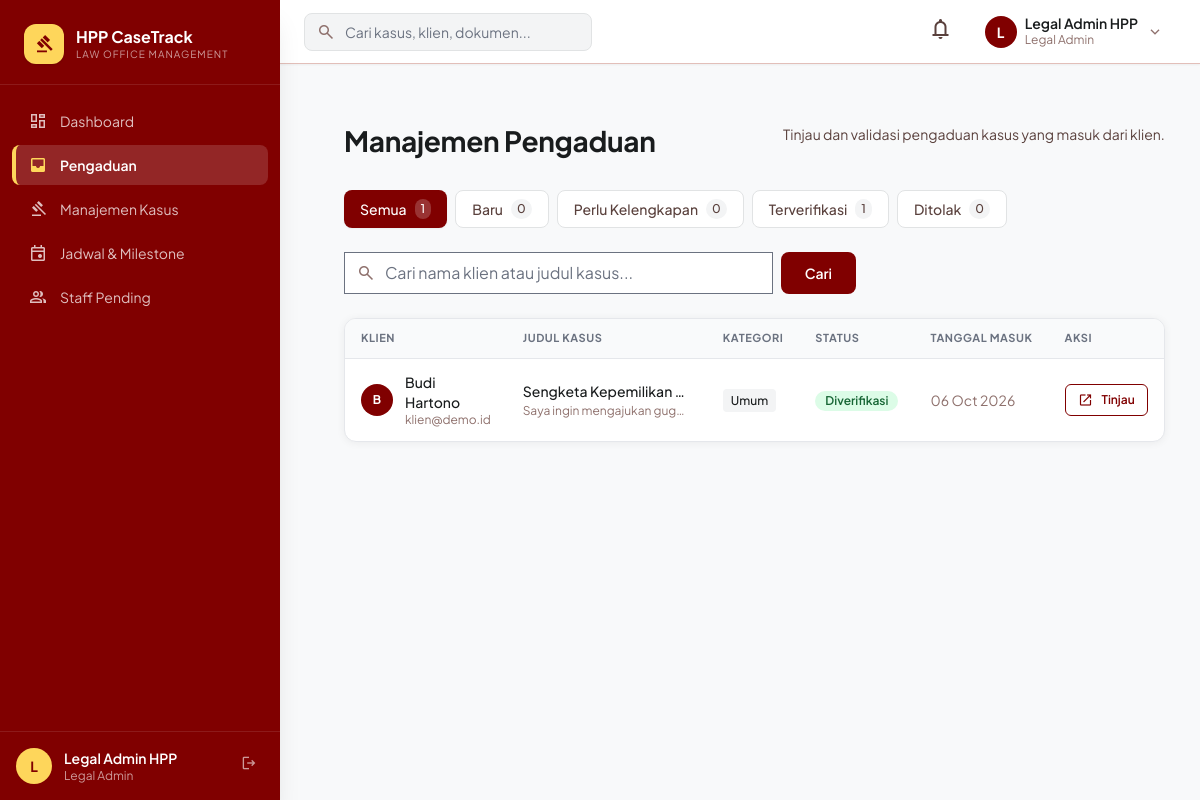
The app's page /legal-admin/complaints.php (signed in) with its own data.
### tables this page shows
CREATE TABLE IF NOT EXISTS complaints (
    id             INT AUTO_INCREMENT PRIMARY KEY,
    client_id      INT NOT NULL,
    category       VARCHAR(100),
    title          VARCHAR(255) NOT NULL,
    description    TEXT NOT NULL,
    attachment_path VARCHAR(255),
    status         ENUM('new','pending_completion','verified','rejected','revision_requested') DEFAULT 'new',
    admin_notes    TEXT,
    reviewed_by    INT,
    reviewed_at    DATETIME,
    created_at     DATETIME DEFAULT CURRENT_TIMESTAMP,
    updated_at     DATETIME DEFAULT CURRENT_TIMESTAMP ON UPDATE CURRENT_TIMESTAMP,
    FOREIGN KEY (client_id)   REFERENCES users(id) ON DELETE CASCADE,
    FOREIGN KEY (reviewed_by) REFERENCES users(id) ON DELETE SET NULL
);

CREATE TABLE IF NOT EXISTS users (
    id             INT AUTO_INCREMENT PRIMARY KEY,
    username       VARCHAR(100) UNIQUE,
    email          VARCHAR(150) UNIQUE NOT NULL,
    password       VARCHAR(255) NOT NULL,
    role           ENUM('client','legal_admin','ceo','pengacara_pj','lawyer','finance','head_finance','admin') NOT NULL DEFAULT 'client',
    name           VARCHAR(150) NOT NULL,
    phone          VARCHAR(20),
    address        TEXT,
    photo          VARCHAR(255),
    is_active      TINYINT(1) DEFAULT 1,
    otp_code       VARCHAR(10),
    otp_expires_at DATETIME,
    email_verified_at DATETIME,
    created_at     DATETIME DEFAULT CURRENT_TIMESTAMP,
    updated_at     DATETIME DEFAULT CURRENT_TIMESTAMP ON UPDATE CURRENT_TIMESTAMP
);

### legal-admin/complaints.php (the view, shortened to what this page needs)
<?php
require_once __DIR__ . '/../includes/functions.php';
$db = getDB();
$filter = sanitize($_GET['filter'] ?? '');
$search = sanitize($_GET['search'] ?? '');
$where = 'WHERE 1=1';
$params = [];
$complaints = $db->prepare("SELECT c.*, u.name AS client_name, u.email AS client_email, u.phone AS client_phone FROM complaints c JOIN users u ON c.client_id=u.id $where ORDER BY FIELD(c.status,'new','pending_completion','verified','rejected'), c.created_at DESC");
$complaints->execute($params);
$allComplaints = $complaints->fetchAll();
$counts = $db->query("SELECT status, COUNT(*) AS cnt FROM complaints GROUP BY status")->fetchAll(PDO::FETCH_KEY_PAIR);
include __DIR__ . '/../includes/header.php';
?>
<div id="app-wrapper">
<?php include __DIR__ . '/../includes/sidebar.php'; ?>
<div id="page-content">
<div class="p-6 md:p-8 max-w-7xl mx-auto">
  <div class="page-header">
    <h1>Manajemen Pengaduan</h1>
    <p>Tinjau dan validasi pengaduan kasus yang masuk dari klien.</p>
  </div>
  <div class="flex gap-2 flex-wrap mb-6">
    <?php
    $tabs = [
      '' => ['Semua', array_sum($counts)],
      'new' => ['Baru', $counts['new'] ?? 0],
      'pending_completion' => ['Perlu Kelengkapan', $counts['pending_completion'] ?? 0],
      'verified' => ['Terverifikasi', $counts['verified'] ?? 0],
      'rejected' => ['Ditolak', $counts['rejected'] ?? 0],
    ];
    foreach ($tabs as $val => [$label, $count]):
    $active = $filter === $val;
    ?>
    <a href="?filter=<?= $val ?>" class="flex items-center gap-2 px-4 py-2 rounded-lg text-sm font-medium transition-all
      <?= $active ? 'bg-[#800000] text-white shadow-sm' : 'bg-white text-[#5a413d] border border-[#e1e3e4] hover:border-[#800000] hover:text-[#800000]' ?>">
      <?= $label ?>
      <span class="text-xs px-1.5 py-0.5 rounded-full <?= $active ? 'bg-white/20 text-white' : 'bg-[#f3f4f5] text-[#5a413d]' ?>"><?= $count ?></span>
    </a>
    <?php endforeach; ?>
  </div>
  <div class="flex gap-3 mb-6">
    <form method="GET" class="flex gap-2 flex-1 max-w-lg">
      <div class="relative flex-1">
        <span class="material-symbols-outlined absolute left-3 top-1/2 -translate-y-1/2 text-[#8e706c] text-[20px]">search</span>
        <input type="text" name="search" placeholder="Cari nama klien atau judul kasus..."
          value="<?= $search ?>"
          class="form-input pl-10"/>
      </div>
      <button type="submit" class="btn-primary">Cari</button>
    </form>
  </div>
  <div class="card overflow-hidden">
    <div class="overflow-x-auto">
      <table class="data-table">
        <thead><tr>
          <th>Klien</th>
          <th>Judul Kasus</th>
          <th>Kategori</th>
          <th>Status</th>
          <th>Tanggal Masuk</th>
          <th class="text-center">Aksi</th>
        </tr></thead>
        <tbody>
          <?php foreach ($allComplaints as $c): ?>
          <tr>
            <td>
              <div class="flex items-center gap-3">
                <div class="w-8 h-8 rounded-full bg-[#800000] flex items-center justify-center text-white text-xs font-bold shrink-0">
                  <?= strtoupper(substr($c['client_name'], 0, 1)) ?>
                </div>
                <div>
                  <div class="font-medium text-sm"><?= sanitize($c['client_name']) ?></div>
                  <div class="text-xs text-[#8e706c]"><?= sanitize($c['client_email']) ?></div>
                </div>
              </div>
            </td>
            <td class="max-w-[200px]">
              <p class="truncate font-medium text-sm"><?= sanitize($c['title']) ?></p>
              <p class="text-xs text-[#8e706c] mt-0.5 truncate"><?= sanitize(substr($c['description'], 0, 80)) ?>...</p>
            </td>
            <td><span class="text-xs bg-[#f3f4f5] px-2 py-1 rounded font-medium"><?= sanitize($c['case_category'] ?? 'Umum') ?></span></td>
            <td><?= statusBadge($c['status']) ?></td>
            <td class="text-xs text-[#8e706c] whitespace-nowrap"><?= formatDate($c['created_at'], 'd M Y') ?></td>
            <td class="text-center">
              <a href="/legal-admin/complaint-detail.php?id=<?= $c['id'] ?>"
                class="btn-outline btn-sm">
                <span class="material-symbols-outlined text-[16px]">open_in_new</span>
                Tinjau
              </a>
            </td>
          </tr>
          <?php endforeach; ?>
        </tbody>
      </table>
    </div>
  </div>
</div>
</div>
</div>
<?php include __DIR__ . '/../includes/footer.php'; ?>

### includes/functions.php (shortened to what this page needs)
<?php
function formatDate($dateStr, $format = 'd M Y') {
    return date($format, strtotime($dateStr));
}
function statusBadge($status) {
    $map = [
        'new'                  => ['Baru', 'bg-blue-100 text-blue-800'],
        'pending_completion'   => ['Menunggu Kelengkapan', 'bg-yellow-100 text-yellow-800'],
        'verified'             => ['Diverifikasi', 'bg-green-100 text-green-800'],
        'rejected'             => ['Ditolak', 'bg-red-100 text-red-800'],
        'active'               => ['Aktif', 'bg-green-100 text-green-800'],
        'on_hold'              => ['Ditangguhkan', 'bg-yellow-100 text-yellow-800'],
        'closed'               => ['Selesai', 'bg-gray-100 text-gray-800'],
        'won'                  => ['Menang', 'bg-emerald-100 text-emerald-800'],
        'lost'                 => ['Kalah', 'bg-red-100 text-red-800'],
        'unpaid'               => ['Belum Bayar', 'bg-red-100 text-red-800'],
        'pending_verification' => ['Menunggu Verifikasi', 'bg-yellow-100 text-yellow-800'],
        'paid'                 => ['Lunas', 'bg-green-100 text-green-800'],
        'overdue'              => ['Jatuh Tempo', 'bg-red-100 text-red-800'],
        'pending'              => ['Menunggu', 'bg-yellow-100 text-yellow-800'],
        'approved'             => ['Disetujui', 'bg-green-100 text-green-800'],
        'draft'                => ['Draft', 'bg-gray-100 text-gray-800'],
        'pending_ceo'          => ['Menunggu CEO', 'bg-purple-100 text-purple-800'],
    ];
    $s = $map[$status] ?? [$status, 'bg-gray-100 text-gray-800'];
    return '<span class="inline-flex items-center px-2.5 py-0.5 rounded-full text-xs font-semibold ' . $s[1] . '">' . $s[0] . '</span>';
}
function sanitize($input) {
    return htmlspecialchars(strip_tags(trim($input)), ENT_QUOTES, 'UTF-8');
}

### assets/css/app.css (style rules this page uses)
#app-wrapper { display: flex; min-height: 100vh; }
#page-content { margin-left: 280px; padding-top: 64px; flex: 1; min-height: 100vh; background: #f8f9fa; }
.card { background: #fff; border-radius: 12px; border: 1px solid #e2bfb9; box-shadow: 0 4px 20px rgba(0,0,0,0.05); }
.btn-primary { background: #800000; color: #fff; padding: 10px 24px; border-radius: 8px; font-weight: 600; font-size: 14px; transition: all 0.15s; border: none; cursor: pointer; display: inline-flex; align-items: center; gap: 8px; }
.btn-outline { background: transparent; color: #800000; padding: 10px 24px; border-radius: 8px; font-weight: 600; font-size: 14px; border: 1.5px solid #800000; transition: all 0.15s; cursor: pointer; display: inline-flex; align-items: center; gap: 8px; }
.btn-sm { padding: 6px 16px; font-size: 12px; border-radius: 6px; }
.form-input { width: 100%; padding: 10px 14px; border-radius: 8px; border: 1.5px solid #ced4da; background: #fff; font-size: 14px; transition: all 0.15s; outline: none; }
.data-table { width: 100%; border-collapse: collapse; }
.data-table thead tr { background: #f3f4f5; }
.data-table thead th { padding: 12px 16px; font-size: 11px; font-weight: 700; text-transform: uppercase; letter-spacing: 0.05em; color: #5a413d; border-bottom: 2px solid #e2bfb9; text-align: left; }
.data-table tbody tr { border-bottom: 1px solid #edeeef; transition: background 0.1s; }
.data-table tbody td { padding: 14px 16px; font-size: 14px; }
.page-header { margin-bottom: 32px; }
.page-header h1 { font-size: 28px; font-weight: 700; color: #191c1d; letter-spacing: -0.01em; }
.page-header p { font-size: 14px; color: #5a413d; margin-top: 4px; }
.material-symbols-outlined { font-family: 'Material Symbols Outlined'; font-weight: normal; font-style: normal; font-size: 24px; line-height: 1; display: inline-block; white-space: nowrap; direction: ltr; -webkit-font-smoothing: antialiased; }
#page-content { padding: 88px 32px 40px; }
.page-header { display:flex; align-items:flex-start; justify-content:space-between; gap:16px; margin-bottom:28px; flex-wrap:wrap; }
.card { background:#fff; border-radius:12px; border:1px solid #e5e7eb; box-shadow:0 1px 8px rgba(0,0,0,0.06); margin-bottom:0; }
.btn-primary { background:#800000; color:#fff; }
.btn-outline { background:transparent; color:#800000; border:1.5px solid #800000; }
.btn-sm { padding:6px 12px; font-size:12px; border-radius:6px; }
.data-table { width:100%; border-collapse:collapse; }
.data-table thead tr { background:#f9fafb; }
.data-table thead th { padding:11px 16px; font-size:11px; font-weight:700; text-transform:uppercase; letter-spacing:0.05em; color:#6b7280; border-bottom:1px solid #e5e7eb; text-align:left; white-space:nowrap; }
.data-table tbody tr { border-bottom:1px solid #f0f0f0; transition:background 0.1s; }
.data-table tbody tr:last-child { border-bottom:none; }
.data-table tbody td { padding:13px 16px; font-size:14px; }
.text-sm { font-size:12px; }
.text-center { text-align:center; }

### records on screen
complaints: client.name "B", client.name "Budi Hartono", client.email "klien@demo.id", title "Sengketa Kepemilikan…", description "Saya ingin mengajukan gug…", case_category "Umum", status "Diverifikasi", created_at "06 Oct 2026"

### other values on screen
substr($user['name'], 0, 1) "L"
$user['name'] "Legal Admin HPP"
$roleNames[$user['role']] "Legal Admin"
$item['label'] "Dashboard"
$item['label'] "Pengaduan"
$item['label'] "Manajemen Kasus"
$item['label'] "Jadwal & Milestone"
$item['label'] "Staff Pending"
ROLE_NAMES[$role] "Legal Admin"
$label "Semua"
$count "1"
$label "Baru"
$count "0"
$label "Perlu Kelengkapan"
$label "Terverifikasi"
